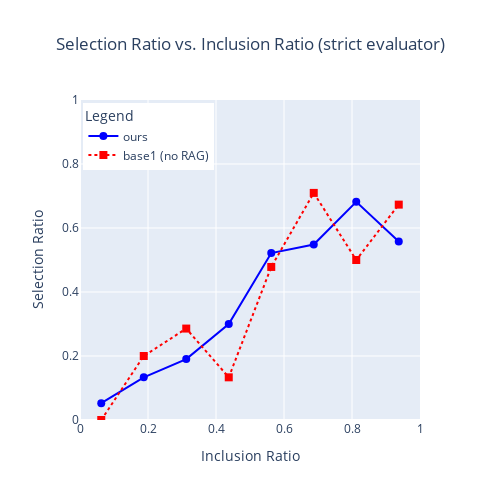
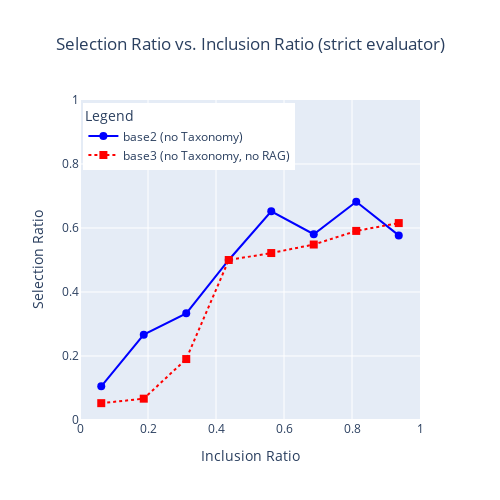

Notebook cell for these charts, in order:
### Code cell
#HUMAN EVALUATOR가 가장 이상적이라고 가정할 때에 다른 evaluator에 대해서 precision-recall curve를 그릴 수 있다.
#PRECISION = TP / (TP+FP)예측한 positive
#RECALL = TP / (TP+FN)실제 positive

#selection ratio plot
#-------------------------------------
#scene selection ratio vs selected ratio from baseline 
#------------------------------------
def plot_single_selection_ratio_by_inclusion_bins(df_full, df_selected, num_bins=10):
    """
    Plots the selection ratio per inclusion_ratio bin using Plotly.

    Parameters:
        df_full (pd.DataFrame): Full dataframe containing 'inclusion_ratio'.
        df_selected (pd.DataFrame): Filtered dataframe, subset of df_full.
        num_bins (int): Number of bins to divide the inclusion_ratio into (default: 10).
    """
    assert 'inclusion_ratio' in df_full.columns and 'inclusion_ratio' in df_selected.columns, \
        "Both dataframes must have an 'inclusion_ratio' column."

    # Define bin edges
    bins = np.linspace(0, 1.0, num_bins + 1)
    bin_labels = [f"{round(bins[i], 2)}–{round(bins[i+1], 2)}" for i in range(len(bins)-1)]

    # Assign bins
    df_full = df_full.copy()
    df_selected = df_selected.copy()
    df_full['bin'] = pd.cut(df_full['inclusion_ratio'], bins=bins, labels=bin_labels, include_lowest=True)
    df_selected['bin'] = pd.cut(df_selected['inclusion_ratio'], bins=bins, labels=bin_labels, include_lowest=True)

    # Count entries in each bin
    total_counts = df_full['bin'].value_counts().sort_index()
    selected_counts = df_selected['bin'].value_counts().sort_index()

    # Compute selection ratio
    selection_ratio = (selected_counts / total_counts).fillna(0)

    # Plot with Plotly
    fig = go.Figure()
    fig.add_trace(go.Bar(
        x=selection_ratio.index.astype(str),
        y=selection_ratio.values,
        marker=dict(color='steelblue'),
        name='Selection Ratio'
    ))

    fig.update_layout(
        title="Selection Ratio vs. Inclusion Ratio",
        xaxis_title="Inclusion Ratio (Binned)",
        yaxis_title="Selection Ratio",
        yaxis=dict(range=[0, 1]),
        width=900,
        height=600,
        bargap=0.1,
    )

    fig.show()


import pandas as pd
import numpy as np
import plotly.graph_objects as go

def plot_multiple_selection_vs_inclusion(data_pairs, bins=10, title_str=""):
    """
    Plots multiple selection vs. inclusion ratio lines in one graph.
    Args:
        data_pairs (list of tuples): Each tuple contains (df_total, df_selected, label).
        bins (int): Number of bins for inclusion_ratio.
    """

    # Create bins and labels
    bin_edges = np.linspace(0, 1, bins + 1)
    bin_centers = [(bin_edges[i] + bin_edges[i + 1]) / 2 for i in range(bins)]

    # make a list of linecolor, markertype, and linetype
    colors = ['blue', 'red', 'green', 'orange', 'purple', 'brown', 'teal', 'pink']
    dash_styles = ['solid', 'dot', 'dash', 'longdash', 'dashdot', 'longdashdot']
    marker_symbols = ['circle', 'square', 'diamond', 'cross', 'x', 'triangle-up']

    fig = go.Figure()

    for i, (df_total, df_selected, label) in enumerate(data_pairs):
        # Bin the inclusion ratios
        total_binned = pd.cut(df_total["inclusion_ratio"], bins=bin_edges, include_lowest=True)
        selected_binned = pd.cut(df_selected["inclusion_ratio"], bins=bin_edges, include_lowest=True)

        # Count per bin
        total_counts = total_binned.value_counts(sort=False)
        selected_counts = selected_binned.value_counts(sort=False)
        # print(f"bins num at {i} {selected_counts}")

        # Compute selection ratio
        selection_ratio = (selected_counts / total_counts).fillna(0)

        # Add line to plot
        fig.add_trace(go.Scatter(
            x=bin_centers,
            y=selection_ratio.values,
            mode='lines+markers',
            name=label,
            line=dict(color=colors[i % len(colors)], dash=dash_styles[i % len(dash_styles)]),
            marker=dict(symbol=marker_symbols[i % len(marker_symbols)], size=8),            
        ))

    # Layout settings
    fig.update_layout(
        title=dict(
        text=f"Selection Ratio vs. Inclusion Ratio ({title_str})",
        x=0.5,  # Center the title
        xanchor='center'  # Anchor the title at the center
        ),
        # title=f"Selection Ratio vs. Inclusion Ratio ({title_str})",
        xaxis_title="Inclusion Ratio",
        yaxis_title="Selection Ratio",
        xaxis=dict(range=[0, 1]),
        yaxis=dict(range=[0, 1]),
        width=500,
        height=500,
        legend=dict(title="Legend", x=0.01, y=0.99),
    )

    fig.show()
# PLOT
#-------------------------------------
# 베이스라인이 similarity의 변화에 따라서 어느 정도의 수용성 그래프를 보이는지 그린다.(false/positive + positive/positive)
# input (baselines, filtered_baselines, titlename)
# x = inclusion_ratio
# y = acceptance_rate per bin
#-------------------------------------



# plot_single_selection_ratio_by_inclusion_bins(df_eval_rag, efil3_both_rag, 8)
# plot_single_selection_ratio_by_inclusion_bins(df_eval_norag, efil3_both_norag, 8)
# plot_single_selection_ratio_by_inclusion_bins(df_eval_raggoal, efil3_raggoal, 8)
# plot_single_selection_ratio_by_inclusion_bins(df_eval_noraggoal, efil3_noraggoal, 8)


# plot_multiple_selection_vs_inclusion([
#     # (df_eval_rag, efil1_both_rag, "ours-(simple examiner)"),
#     # (df_eval_norag, efil1_both_norag, "norag-(simple examiner)"),
#     # (df_eval_rag, efil2_both_rag, "ours-(entity check examiner)"),
#     # (df_eval_norag, efil3_both_norag, "norag-(entity check examiner)"),
#     (df_eval_rag, efil3_seq_rag, "ours-(strict seq examiner)"),
#     (df_eval_norag, efil3_seq_norag, "norag-(strict seq examiner)"),    
# ], bins=8, title_str='stric sequence binary examiner')

# plot_multiple_selection_vs_inclusion([
#     (df_eval_rag, efil1_both_rag, "ours"),
#     (df_eval_norag, efil1_both_norag, "base1 (no RAG)"),
# ], bins=8, title_str='simple evaluator')

# plot_multiple_selection_vs_inclusion([
#     (df_eval_rag, efil2_both_rag, "ours"),
#     (df_eval_norag, efil2_both_norag, "base1 (no RAG)"),
# ], bins=8, title_str='entity evaluator')

plot_multiple_selection_vs_inclusion([
    (df_eval_rag, efil3_both_rag, "ours"),
    (df_eval_norag, efil3_both_norag, "base1 (no RAG)"),
], bins=8, title_str='strict evaluator')

plot_multiple_selection_vs_inclusion([
    (df_eval_raggoal, efil3_raggoal, "base2 (no Taxonomy)"),
    (df_eval_noraggoal, efil3_noraggoal, "base3 (no Taxonomy, no RAG)"),
], bins=8, title_str='strict evaluator')

### Figure 1 — Plotly figure (JSON) as saved in the notebook; plotly's stock layout.template omitted (floating-point values rounded to 4 significant figures)
{"data": [{"line": {"color": "blue", "dash": "solid"}, "marker": {"size": 8, "symbol": "circle"}, "mode": "lines+markers", "name": "ours", "type": "scatter", "x": [0.0625, 0.1875, 0.3125, 0.4375, 0.5625, 0.6875, 0.8125, 0.9375], "y": [0.05263, 0.1333, 0.1905, 0.3, 0.5217, 0.5484, 0.6818, 0.5577]}, {"line": {"color": "red", "dash": "dot"}, "marker": {"size": 8, "symbol": "square"}, "mode": "lines+markers", "name": "base1 (no RAG)", "type": "scatter", "x": [0.0625, 0.1875, 0.3125, 0.4375, 0.5625, 0.6875, 0.8125, 0.9375], "y": [0.0, 0.2, 0.2857, 0.1333, 0.4783, 0.7097, 0.5, 0.6731]}], "layout": {"height": 500, "legend": {"title": {"text": "Legend"}, "x": 0.01, "y": 0.99}, "title": {"text": "Selection Ratio vs. Inclusion Ratio (strict evaluator)", "x": 0.5, "xanchor": "center"}, "width": 500, "xaxis": {"range": [0, 1], "title": {"text": "Inclusion Ratio"}}, "yaxis": {"range": [0, 1], "title": {"text": "Selection Ratio"}}}}

### Figure 2 — Plotly figure (JSON) as saved in the notebook; plotly's stock layout.template omitted (floating-point values rounded to 4 significant figures)
{"data": [{"line": {"color": "blue", "dash": "solid"}, "marker": {"size": 8, "symbol": "circle"}, "mode": "lines+markers", "name": "base2 (no Taxonomy)", "type": "scatter", "x": [0.0625, 0.1875, 0.3125, 0.4375, 0.5625, 0.6875, 0.8125, 0.9375], "y": [0.1053, 0.2667, 0.3333, 0.5, 0.6522, 0.5806, 0.6818, 0.5769]}, {"line": {"color": "red", "dash": "dot"}, "marker": {"size": 8, "symbol": "square"}, "mode": "lines+markers", "name": "base3 (no Taxonomy, no RAG)", "type": "scatter", "x": [0.0625, 0.1875, 0.3125, 0.4375, 0.5625, 0.6875, 0.8125, 0.9375], "y": [0.05263, 0.06667, 0.1905, 0.5, 0.5217, 0.5484, 0.5909, 0.6154]}], "layout": {"height": 500, "legend": {"title": {"text": "Legend"}, "x": 0.01, "y": 0.99}, "title": {"text": "Selection Ratio vs. Inclusion Ratio (strict evaluator)", "x": 0.5, "xanchor": "center"}, "width": 500, "xaxis": {"range": [0, 1], "title": {"text": "Inclusion Ratio"}}, "yaxis": {"range": [0, 1], "title": {"text": "Selection Ratio"}}}}
